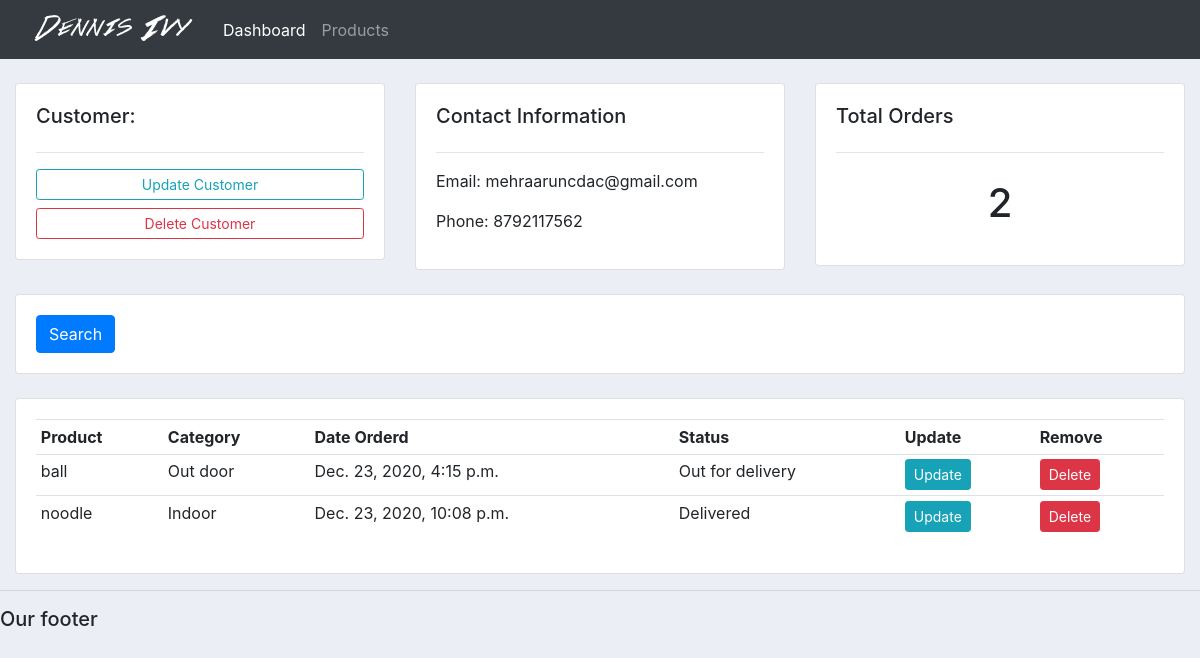
The app's page /accounts/customer/1/ with its own data.
### accounts/models.py (models this page shows, shortened)
class Customer(models.Model):
    name = models.CharField(max_length=200, null=True)
    phone = models.CharField(max_length=200, null=True)
    email = models.CharField(max_length=200, null=True)
    date_created = models.DateTimeField(auto_now_add=True, null=True)

class Order(models.Model):
    STATUS = (
        ('Pending', 'Pending'),
        ('Out for delivery', 'Out for delivery'),
        ('Delivered', 'Delivered'),
    )
    customer = models.ForeignKey(Customer, null=True, on_delete=models.SET_NULL)
    product = models.ForeignKey(Products, null=True, on_delete=models.SET_NULL)
    date_created = models.DateTimeField(auto_now_add=True, null=True)
    status = models.CharField(max_length=200, null=True, choices=STATUS)

class Products(models.Model):
    CATEGORY = (
        ('Indoor', 'Indoor'),
        ('Out door', 'Out door'),
    )
    name = models.CharField(max_length=200, null=True)
    price = models.FloatField(null=True)
    category = models.CharField(max_length=200, null=True, choices=CATEGORY)
    description = models.CharField(max_length=200, null=True)
    date_created = models.DateTimeField(auto_now_add=True, null=True)
    tag = models.ManyToManyField(Tag)
    def __str__(self):
        return self.name

### accounts/views.py (the view)
# urls.py: path('customer/<str:pk_test>/', views.customer, name='customer'),
def customer(request, pk_test):
    custom = Customer.objects.get(id=pk_test)
    orders = custom.order_set.all()
    total_count = orders.count()
    context = {'customer': custom, 'orders': orders, 'total_count': total_count}
    return render(request, 'accounts/customer.html', context)

### accounts/templates/accounts/customer.html
{%  extends 'accounts/main.html' %}
{% block content %}
	<br>
<div class="row">
	<div class="col-md">
		<div class="card card-body">
			<h5>Customer:</h5>
			<hr>
			<a class="btn btn-outline-info  btn-sm btn-block" href="">Update Customer</a>
			<a class="btn btn-outline-danger  btn-sm btn-block" href="">Delete Customer</a>
		</div>
	</div>
	<div class="col-md">
		<div class="card card-body">
			<h5>Contact Information</h5>
			<hr>
			<p>Email: {{ customer.email }} </p>
			<p>Phone: {{ customer.phone }}</p>
		</div>
	</div>
	<div class="col-md">
		<div class="card card-body">
			<h5>Total Orders</h5>
			<hr>
			<h1 style="text-align: center;padding: 10px">{{ total_count }}</h1>
		</div>
	</div>
</div>
<br>
<div class="row">
	<div class="col">
		<div class="card card-body">
			<form method="get">
		    <button class="btn btn-primary" type="submit">Search</button>
		  </form>
		</div>
	</div>
</div>
<br>
<div class="row">
	<div class="col-md">
		<div class="card card-body">
			<table class="table table-sm">
				<tr>
					<th>Product</th>
					<th>Category</th>
					<th>Date Orderd</th>
					<th>Status</th>
					<th>Update</th>
					<th>Remove</th>
				</tr>
				{% for order in orders %}
				<tr>
					<td>{{ order.product }}</td>
					<td>{{ order.product.category }}</td>
					<td>{{ order.date_created }}</td>
					<td>{{ order.status }}</td>
					<td><a class="btn btn-sm btn-info" href="{% url 'update_order' order.id %}">Update</td>
					<td><a class="btn btn-sm btn-danger" href="{% url 'delete_order' order.id %}">Delete</td
				</tr>
				{% endfor %}
			</table>
		</div>
	</div>
</div>
{% endblock %}

### static/css/main.css (style rules this page uses)
body { background-color: #ebeff5; }

### records on screen
Customer: email "mehraaruncdac@gmail.com", phone "8792117562"
Order: product "ball", product.category "Out door", date_created "Dec. 23, 2020, 4:15 p.m.", status "Out for delivery"
Order: product "noodle", product.category "Indoor", date_created "Dec. 23, 2020, 10:08 p.m.", status "Delivered"

### other values on screen
{{ total_count }} "2"
